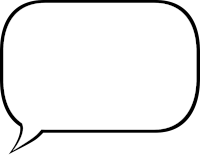
#> input picture game/gui/bubble.png, 200 x 155 px
$ python -i gen_sprite_match_ui.py   (imports and definitions only)
#> lines starting #> are read from the running program, lines starting #| are printed output that depends on the picture
#!/usr/bin/env python3
"""Rebuild the sprite-matched phone chrome and the scrapbook material pass.

Idempotent: phone art, preference controls, stat emblems and the book
backgrounds are drawn from this file. Paper frames, tabs, nameplates,
polaroids, the ticket and the less common stat emblems are refined from
the pristine copies in tools/sprite_match/pristine (the pre-pass art from
main). Running this script again overwrites the same outputs and does not
restack the grain.

Native day-review fills (game/images/ui/scrapbook/bar_fill_*.png) are never
opened for writing. Love stays pink, Trust teal, Boredom lavender,
Acceptance gold, Secrecy gray, and the other stat fills stay byte-identical.

Decorative phone glyphs with no screen (camera, notes, maps, music,
browser, calendar, a calls app) are not generated.

Usage:
    python3 tools/gen_sprite_match_ui.py
"""

from __future__ import annotations

import hashlib
import math
import random
from pathlib import Path

from PIL import Image, ImageDraw, ImageFilter, ImageFont, ImageOps

ROOT = Path(__file__).resolve().parents[1]
GAME = ROOT / "game"
PRISTINE = ROOT / "tools" / "sprite_match" / "pristine"
PHONE = GAME / "gui" / "phone" / "sprite_match"
GUI = GAME / "gui" / "scrapbook"
SCRAP = GAME / "images" / "ui" / "scrapbook"
WALLPAPER = GAME / "images" / "backgrounds" / "villa" / "villa_pool_day.webp"
FONT_HAND = GAME / "fonts" / "PatrickHand-Regular.ttf"

# Preference rails. Sampled from the pre-pass art so a second run does not
# drift the way a "read the file we just wrote" gradient would.
SLIDER_BARS = {
    "bar_pink.png": (204, 0, 102),
    "bar_teal.png": (79, 133, 146),
    "bar_purple.png": (118, 105, 154),
    "bar_gold.png": (192, 142, 44),
    "bar_grey.png": (122, 110, 102),
    "bar_love.png": (201, 64, 110),
    "bar_track.png": (217, 201, 168),
}

# Clothed sprites only. Boxes are head-and-shoulders, not full bodies.
AVATAR_SOURCES = {
    "leia": (GAME / "images/sprites/leia/PRO/Base_Casual.png", (230, 20, 680, 470)),
    "ryan": (GAME / "images/sprites/ryan/Base_Casual.png", (300, 15, 680, 395)),
    "julian": (GAME / "images/sprites/julian/BASE_BlackTeeGreyShorts.png", (220, 0, 740, 520)),
}


def rgb(value):
    value = value.strip("#")
    return tuple(int(value[i:i + 2], 16) for i in (0, 2, 4))


def mix(a, b, t):
    return tuple(round(x * (1 - t) + y * t) for x, y in zip(a, b))


# [18 lines left out: functions grad, stat_fill_hashes, not called in this run]


def material(src: Path, dest: Path):
    """One gentle grain pass from a pristine source. Never reads dest."""
#> called with src = '../game/gui/bubble.png', dest = 'out.png'
    old = Image.open(src).convert("RGBA")
#> old is the input picture: PIL image 200x155 RGBA; mean R, G, B, A 191.8, 191.8, 191.8, 207.3
    size = old.size
#> size = (200, 155)
    image = old.resize(((size[0] + 1) // 2, (size[1] + 1) // 2), Image.Resampling.NEAREST)
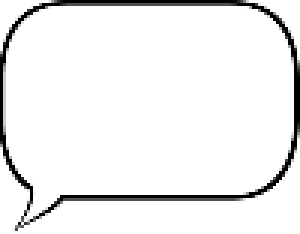
#> image: PIL image 100x78 RGBA (shown 3 times larger); mean R, G, B, A 190.1, 190.1, 190.1, 206.6; transparent parts drawn white
    pixels = image.load()
    rng = random.Random(41)
    for y in range(image.height):
        for x in range(image.width):
            r, g, b, a = pixels[x, y]
            if not a:
                continue
            noise = rng.choice((-1, 0, 0, 0, 1))
            vary = round(2 * math.sin(x / max(1, image.width) * math.pi) - 3 * y / max(1, image.height)) + noise
            pixels[x, y] = (
                max(0, min(255, r + vary)),
                max(0, min(255, g + vary)),
                max(0, min(255, b + vary)),
                a,
            )
    image.resize(size, Image.Resampling.NEAREST).save(dest)
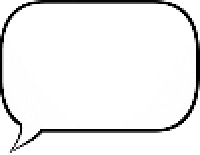
#> saved as out.png: PIL image 200x155 RGBA; mean R, G, B, A 189.5, 189.5, 189.5, 206.3; transparent parts drawn white


# [134 lines left out: functions book, refine_scrapbook, redraw_checks, redraw_sliders, not called in this run]


# Cohesive 20-pixel silhouettes, 2x nearest-scaled; one dark outline.
# The five live stats match their Status bar colours (darryn 2026-11-09,
# STAT_BARS in gen_glass_menu_ui.py / LC_STAT_COLOUR in status_display.rpy).
STAT_PALETTE = {
    "love": ("#FFAACD", "#E86298"), "trust": ("#FFDE8C", "#E8AA46"),
    "boredom": ("#D2C5E3", "#9182AD"), "momentum": ("#B9D89A", "#71944F"),
    "curiosity": ("#F7DCA8", "#BD9063"), "temptation": ("#EC6E82", "#B22850"),
    "exhibitionism": ("#FFC4A0", "#E87678"),
    "boundary_looseness": ("#D7CBB8", "#948572"),
    "secrecy": ("#D8D2D0", "#90868B"), "jealousy": ("#F3B6A0", "#BD6A62"),
    "acceptance": ("#F8DEAB", "#C4A160"), "sharing": ("#C8ACEC", "#8C68C8"),
    "distance": ("#C1D2DE", "#7992AC"),
}

# The five live stats use line icons from tools/gen_stat_icons.py (darryn 2026-11-09).
LINE_ICON_STATS = ("love", "trust", "exhibitionism", "temptation", "sharing")

# [196 lines left out: functions redraw_stat_icons, build_camera_icon, draw_app_icon, wallpaper, status_glyphs, build_handset, not called in this run]


# Flat screen of the 540x1040 handset after the nearest-neighbour resize.
WALL_SCREEN_BOX = (17, 10, 523, 1030)


def _handset_scale(image):
    return image.resize((650, 1040), Image.Resampling.NEAREST).resize((540, 1040), Image.Resampling.NEAREST)


# [187 lines left out: functions build_wallpaper_layers, circle_crop, draw_disc, build_avatars, build_hud, build_chrome and 1 more, not called in this run]


# [2 lines not run here, left out]

>>> result = material('../game/gui/bubble.png', 'out.png')

$ run again, on game/gui/overlay/main_menu.png
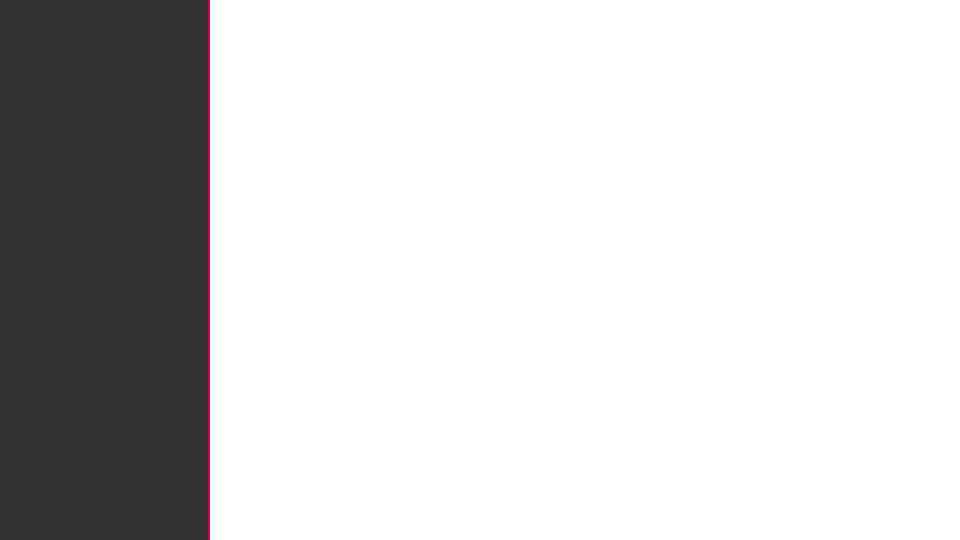
#> input picture game/gui/overlay/main_menu.png, 1920 x 1080 px (shown at 1/2 size)
#> in material, old is the input picture: PIL image 1920x1080 RGBA; mean R, G, B, A 0.4, 0, 0.2, 44.7
#> in material, `image = old.resize(((size[0] + 1) // 2, (size[1] + 1) // 2), Image.Res..`:
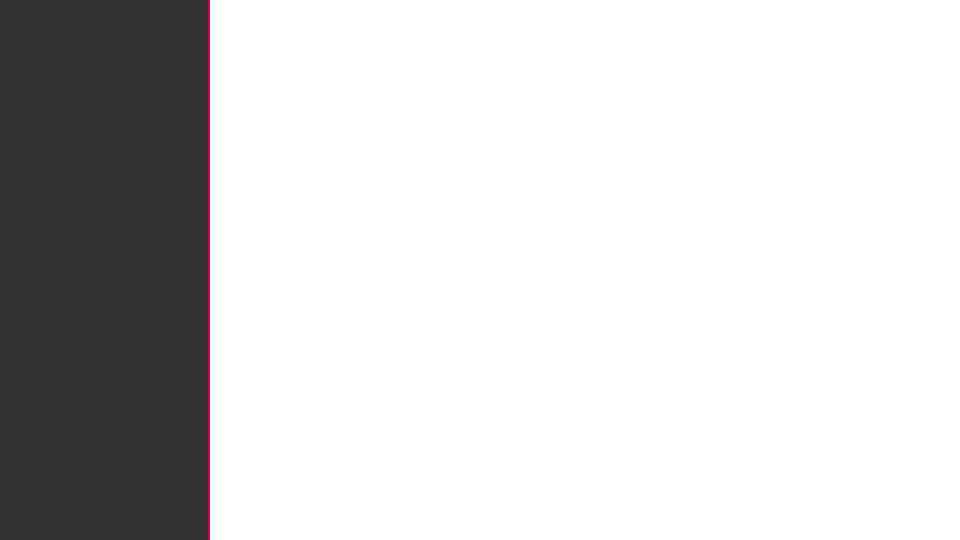
#> image: PIL image 960x540 RGBA; mean R, G, B, A 0.4, 0, 0.2, 44.7; transparent parts drawn white
